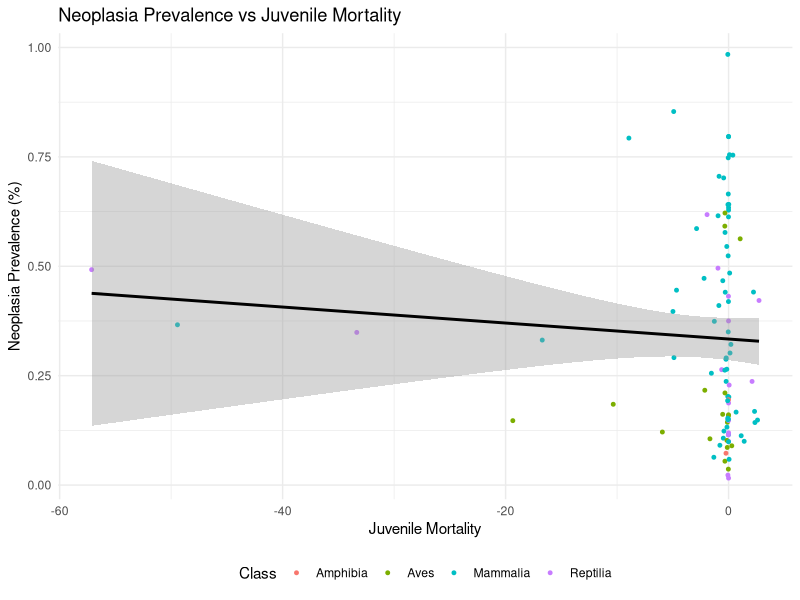
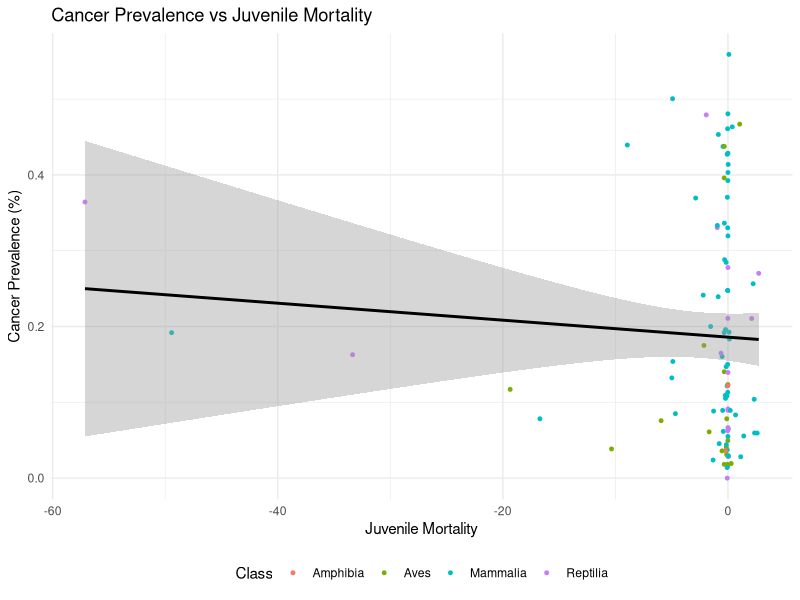

These figures' R source, in order:
# Load libraries
library(ggplot2)
library(dplyr)

data <- read.csv("Fall 2025/Siler/siler_parameters_all_species.csv")


# Scatterplot with linear regression line
ggplot(data, aes(x = a1, y = neoplasia_prevalence, color = Class)) +
  geom_point(alpha = 1, size = 1) +  # points
  geom_smooth(method = "lm", se = TRUE, color = "black") +   # regression line
  theme_minimal() +
  labs(
    x = "Juvenile Mortality",
    y = "Neoplasia Prevalence (%)",
    color = "Class", 
    title = "Neoplasia Prevalence vs Juvenile Mortality"
  ) +
  theme(legend.position = "bottom") 


# Run the linear model
neoplasia_model <- lm(neoplasia_prevalence ~ a1, data = data)

# See results
summary(neoplasia_model)


# Scatterplot with linear regression line
ggplot(data, aes(x = a1, y = cancer_prevalence, color = Class)) +
  geom_point(alpha = 1, size = 1) +  # points
  geom_smooth(method = "lm", se = TRUE, color = "black") +   # regression line
  theme_minimal() +
  labs(
    x = "Juvenile Mortality",
    y = "Cancer Prevalence (%)",
    color = "Class", 
    title = "Cancer Prevalence vs Juvenile Mortality"
  ) +
  theme(legend.position = "bottom") 


# Run the linear model
cancer_model <- lm(cancer_prevalence ~ a1, data = data)

# See results
summary(cancer_model)
